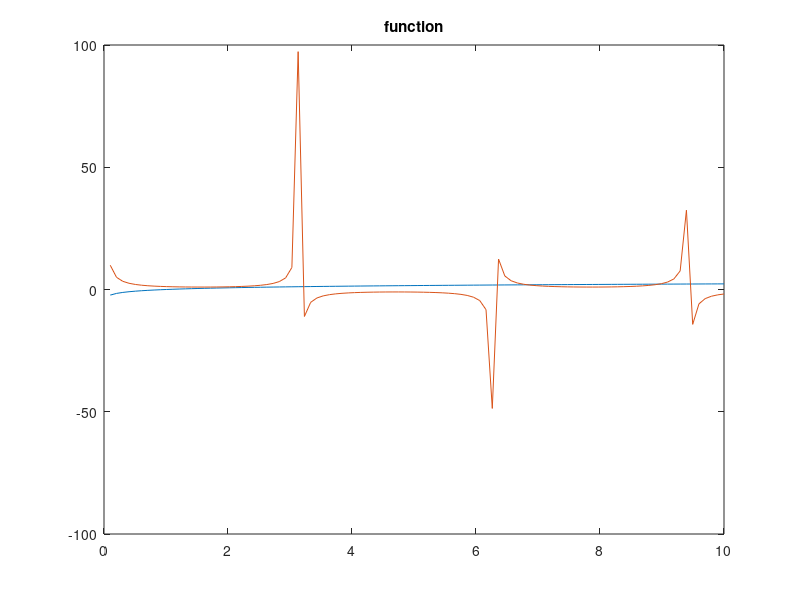
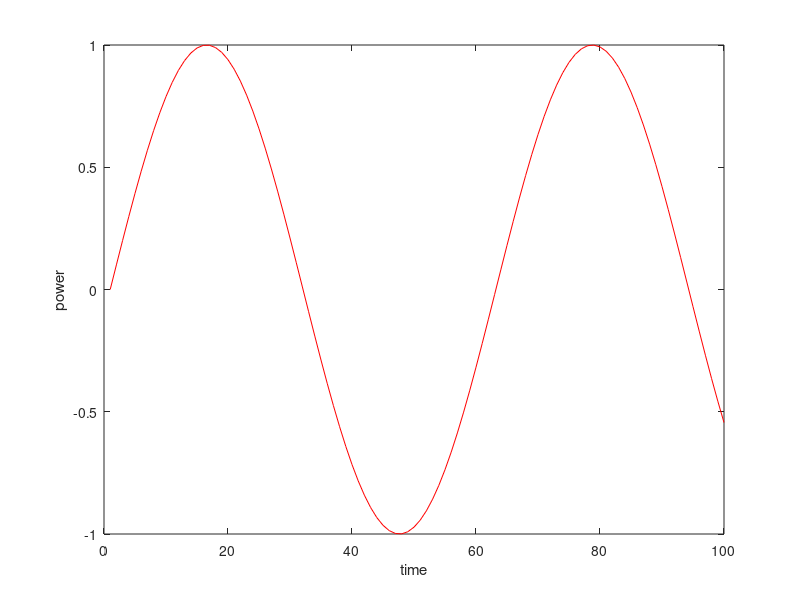

Write MATLAB code to recreate these figures, in order. (Note: this script raises an error after producing the figures.)
a=linspace(0,10);
b=log(a);
c=1./sin(a);

plot(a,b,a,c)
title('function')
figure
plot(sin(a),'r')

xlabel('time')
ylabel('power')
gtext('point')
legend('sin')